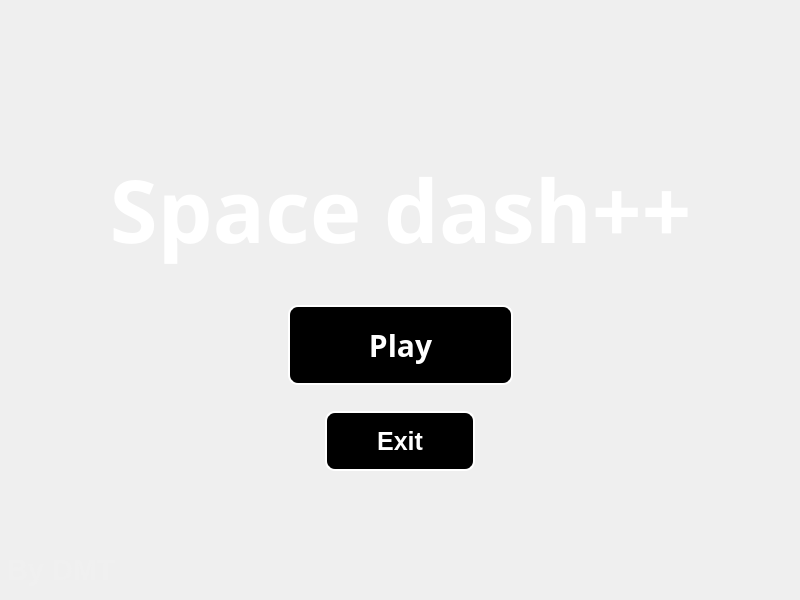
<?xml version="1.0" encoding="UTF-8"?>
<ui version="4.0">
 <class>MenuWindow</class>
 <widget class="QWidget" name="MenuWindow">
  <property name="geometry">
   <rect>
    <x>0</x>
    <y>0</y>
    <width>800</width>
    <height>600</height>
   </rect>
  </property>
  <property name="baseSize">
   <size>
    <width>800</width>
    <height>600</height>
   </size>
  </property>
  <property name="font">
   <font>
    <pointsize>22</pointsize>
   </font>
  </property>
  <property name="windowTitle">
   <string>Form</string>
  </property>
  <widget class="QLabel" name="label">
   <property name="geometry">
    <rect>
     <x>0</x>
     <y>0</y>
     <width>800</width>
     <height>600</height>
    </rect>
   </property>
   <property name="minimumSize">
    <size>
     <width>0</width>
     <height>0</height>
    </size>
   </property>
   <property name="styleSheet">
    <string notr="true">image: url(:/images/starsky.jpg);</string>
   </property>
   <property name="text">
    <string/>
   </property>
   <property name="scaledContents">
    <bool>true</bool>
   </property>
  </widget>
  <widget class="QLabel" name="label_2">
   <property name="geometry">
    <rect>
     <x>7</x>
     <y>545</y>
     <width>131</width>
     <height>51</height>
    </rect>
   </property>
   <property name="styleSheet">
    <string notr="true">font-family: 'Century Gothic';
font-size: 25px;
font-weight: bold;
color: white;</string>
   </property>
   <property name="text">
    <string>&lt;html&gt;&lt;head/&gt;&lt;body&gt;&lt;p&gt;&lt;span style=&quot; font-size:22pt; color:#f0f0f0;&quot;&gt;By DMT&lt;/span&gt;&lt;/p&gt;&lt;/body&gt;&lt;/html&gt;</string>
   </property>
  </widget>
  <widget class="QWidget" name="verticalLayoutWidget">
   <property name="geometry">
    <rect>
     <x>0</x>
     <y>0</y>
     <width>801</width>
     <height>808</height>
    </rect>
   </property>
   <layout class="QVBoxLayout" name="verticalLayout">
    <item>
     <spacer name="verticalSpacer_2">
      <property name="orientation">
       <enum>Qt::Orientation::Vertical</enum>
      </property>
      <property name="sizeType">
       <enum>QSizePolicy::Policy::Minimum</enum>
      </property>
      <property name="sizeHint" stdset="0">
       <size>
        <width>20</width>
        <height>150</height>
       </size>
      </property>
     </spacer>
    </item>
    <item>
     <layout class="QHBoxLayout" name="horizontalLayout_5">
      <item>
       <widget class="QLabel" name="label_3">
        <property name="font">
         <font>
          <family>Century Gothic</family>
          <pointsize>65</pointsize>
          <italic>false</italic>
          <bold>true</bold>
          <kerning>true</kerning>
         </font>
        </property>
        <property name="autoFillBackground">
         <bool>false</bool>
        </property>
        <property name="styleSheet">
         <string notr="true">font: 700 65pt &quot;Century Gothic&quot;;
color: white;</string>
        </property>
        <property name="text">
         <string>Space dash++</string>
        </property>
        <property name="alignment">
         <set>Qt::AlignmentFlag::AlignCenter</set>
        </property>
       </widget>
      </item>
     </layout>
    </item>
    <item>
     <spacer name="verticalSpacer_4">
      <property name="orientation">
       <enum>Qt::Orientation::Vertical</enum>
      </property>
      <property name="sizeType">
       <enum>QSizePolicy::Policy::Minimum</enum>
      </property>
      <property name="sizeHint" stdset="0">
       <size>
        <width>20</width>
        <height>30</height>
       </size>
      </property>
     </spacer>
    </item>
    <item>
     <layout class="QHBoxLayout" name="horizontalLayout_4">
      <item>
       <widget class="QPushButton" name="pushButton_2">
        <property name="minimumSize">
         <size>
          <width>0</width>
          <height>80</height>
         </size>
        </property>
        <property name="maximumSize">
         <size>
          <width>225</width>
          <height>125</height>
         </size>
        </property>
        <property name="font">
         <font>
          <family>Century Gothic</family>
          <pointsize>-1</pointsize>
          <bold>true</bold>
         </font>
        </property>
        <property name="styleSheet">
         <string notr="true">QPushButton {
    background-color: black;
    color: white;
    border: 2px solid white;
    border-radius: 10px;
    font-family: 'Century Gothic';
    font-size: 30px;
    font-weight: bold;
}

QPushButton:hover {
    background-color: #333333;
}</string>
        </property>
        <property name="text">
         <string>Play</string>
        </property>
       </widget>
      </item>
     </layout>
    </item>
    <item>
     <spacer name="verticalSpacer_3">
      <property name="orientation">
       <enum>Qt::Orientation::Vertical</enum>
      </property>
      <property name="sizeType">
       <enum>QSizePolicy::Policy::Minimum</enum>
      </property>
      <property name="sizeHint" stdset="0">
       <size>
        <width>20</width>
        <height>20</height>
       </size>
      </property>
     </spacer>
    </item>
    <item>
     <layout class="QHBoxLayout" name="horizontalLayout">
      <item>
       <widget class="QPushButton" name="pushButton">
        <property name="minimumSize">
         <size>
          <width>0</width>
          <height>60</height>
         </size>
        </property>
        <property name="maximumSize">
         <size>
          <width>150</width>
          <height>80</height>
         </size>
        </property>
        <property name="styleSheet">
         <string notr="true">QPushButton {
    background-color: black;
    color: white;
    border: 2px solid white;
    border-radius: 10px;
    font-family: 'Century Gothic';
    font-size: 25px;
    font-weight: bold;
}

QPushButton:hover {
    background-color: #333333;
}</string>
        </property>
        <property name="text">
         <string>Exit</string>
        </property>
       </widget>
      </item>
     </layout>
    </item>
    <item>
     <spacer name="verticalSpacer">
      <property name="orientation">
       <enum>Qt::Orientation::Vertical</enum>
      </property>
      <property name="sizeType">
       <enum>QSizePolicy::Policy::Expanding</enum>
      </property>
      <property name="sizeHint" stdset="0">
       <size>
        <width>20</width>
        <height>300</height>
       </size>
      </property>
     </spacer>
    </item>
   </layout>
  </widget>
  <zorder>label</zorder>
  <zorder>verticalLayoutWidget</zorder>
  <zorder>label_2</zorder>
 </widget>
 <resources/>
 <connections/>
</ui>
